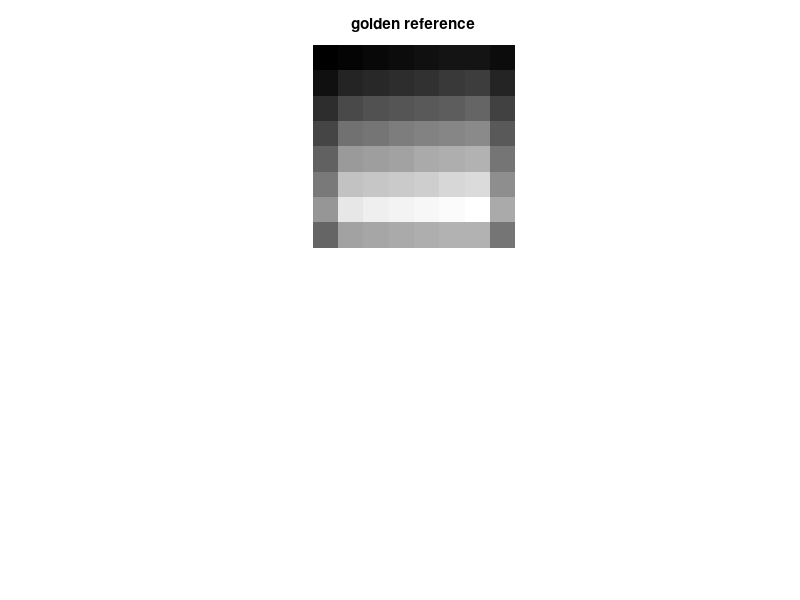

Write the MATLAB code that produced this figure. (Note: this script raises an error after producing the figure.)
close all, clc;

N = 8;

x = 1:N*N;

x = reshape(x,[N,N])'
h = [1,1,1];

y = zeros(N,N); % 4+3-1
for i = 1:N
    y(:,i) = conv(x(i,:),h,'same')';
end
% Transposing implicitly

% y = zeros(4,6);
for i = 1:N
    z(:,i) = conv(y(i,:),h,'same')';
end
z_seperable = z % Transposing implicitly

h = ones(3,3);
z_gold = conv2(x,h,'same')

figure, 
subplot(2,1,1), imshow(z_gold,[]), title('golden reference');
error = sprintf('L2-norm: %2.2f',norm(abs(z_gold-cpp),2))
subplot(2,1,2), imshow(cpp, []), title(error);